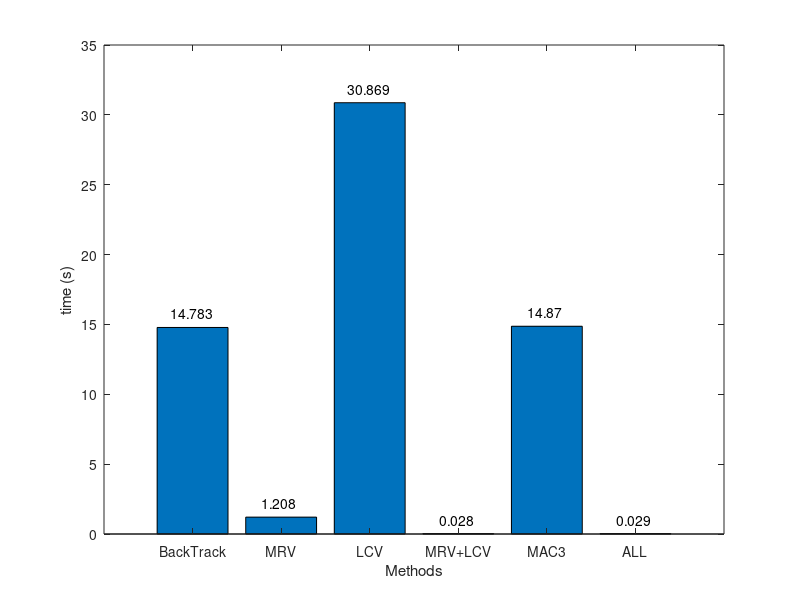

This figure's MATLAB source:

times = [14.783 1.208 30.869 0.028 14.87 0.029];
n = 1 : length(times);
bar(times);



set(gca,'xticklabel',{'BackTrack','MRV','LCV', 'MRV+LCV','MAC3','ALL'});
a=num2str(times');
text(n-0.25,times+1,a)

xlabel('Methods');
ylabel('time (s)');